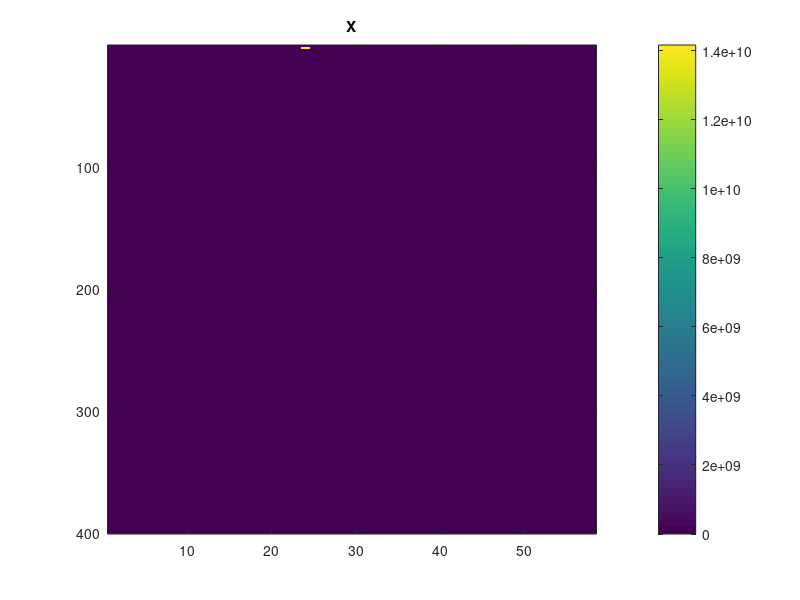
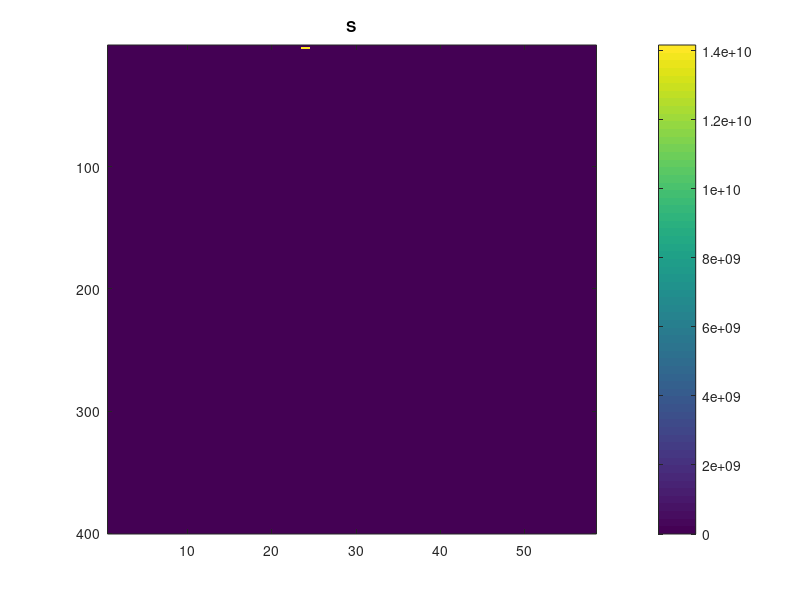

MATLAB code for these plots, in order: (Note: this script raises an error after producing the figures.)
load CEPconvexInterval
figure;imagesc(X);title('X');axis square;colorbar;
figure;imagesc(S);title('S');axis square;colorbar;
[X Y S] = quantile_ranking(X,Y,S);
figure;imagesc(X);title('X normalized');axis square;colorbar;
figure;imagesc(S);title('S normalized');axis square;colorbar;
